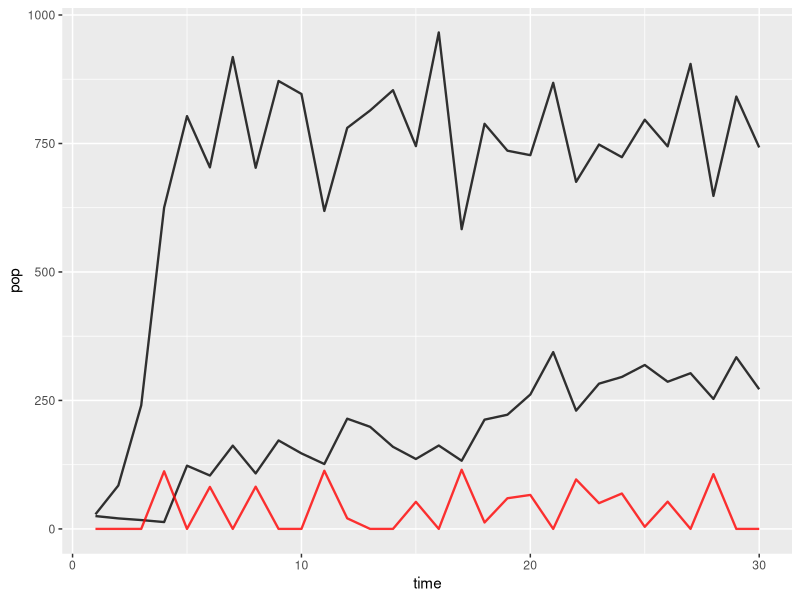

Generate this figure with R:


library(tidyverse)
library(ggthemes)

simulate_n_metapop <- function( parametre = array(c( c(-0.2, 2.1), c(1000, 800), c(30, 25)), dim = c(2, 3)) ) { # faudra rendre de nouveau les parametres changeable mais quand ce sera pour n pop
  
  
  # CONDITIONS DE SIMULATION
  temps = 30 # nb de pas de temps (en années)
  
  nb_pop = nrow(parametre)
  
  r = parametre[1:nb_pop, 1] 
  K = parametre[1:nb_pop, 2] 
  N0 = parametre[1:nb_pop, 3] 
  
  # Introducing some stochasticity in the dynamic
  sigma_p = 0.1 # the variability associated with the reproduction process
  
  # INITIALISATION
  N <- array(0, dim = c(temps, nb_pop))
  Nm <- array(0, dim = c(temps, nb_pop))
  
  em = array(0, dim = c(temps, nb_pop))
  
  for (i in 1:nb_pop){
    # conditions initiales 
    Nm[1,i] = N0[i]
    N[1,i] = rlnorm(1, log(Nm[1]), sigma_p)
  }
  
  # boucle du temps           
  for (t in 1:(temps - 1)) {
    
    for (i in 1:nb_pop){
      
      # REPRODUCTION
      Nm[t + 1,i] = N[t,i] + r[i] * N[t,i] * (1 - N[t,i] / K[i])  # reproduction
      Nm[t + 1,i] = max(Nm[t + 1,i]  , 0.001 * K[i]) # security line
      
      # EMIGRATION
      em[t,i] =  max( (Nm[t + 1,i] -  K[i])  , 0)  # calcul du nombre d'emigrant
      Nm[t + 1,i] = Nm[t + 1,i]  -  em[t,i]   # emigration
      
      # STOCHASTICITY
      N[t + 1,i] = rlnorm(1, log(Nm[t + 1,i]), sigma_p) 
      
      
    }
    
    for (i in 1:nb_pop){
      
      # IMMIGRATION
      immi = (1/(nb_pop-1))* (sum(em[t,1:nb_pop]) - em[t,i]) #chaque pop se partage équitablement les emigrants
      N[t + 1,i] = N[t + 1,i]  + immi #immigration
      
    }
  }
  
  
  
  res.N = tibble(N = N,
               time = 1:temps)
  
  res.em = tibble(em = em,
                 time = 1:temps)
  
  
  res = list("Effectif" = res.N, "emigration" =res.em ) # , "immigration" = )
  
  return(res)
}

sim = simulate_n_metapop()

sim$Effectif$N[,1] #effectif pop 1


data1 = tibble(time = 1:30,
               pop = sim$Effectif$N[,1])

data2 = tibble(time = 1:30,
               pop = sim$Effectif$N[,2])

data3 = tibble(time = 1:30,
               pop = sim$emigration$em[,2])

ggplot() +
    geom_line(data = data1, aes(x = time, y = pop),linewidth = 0.8, alpha = 0.8) +
    geom_line(data = data2, aes(x = time, y = pop),linewidth = 0.8, alpha = 0.8) +
    geom_line(data = data3, aes(x = time, y = pop),linewidth = 0.8, alpha = 0.8, color = "red")


# essai pour quatre pop

simulate_n_metapop( parametre = array(c( c(-0.2, 2.1, 1.2, -0.8), c(1000, 800, 250, 300), c(30, 25, 15, 20)), dim = c(4, 3)) )
